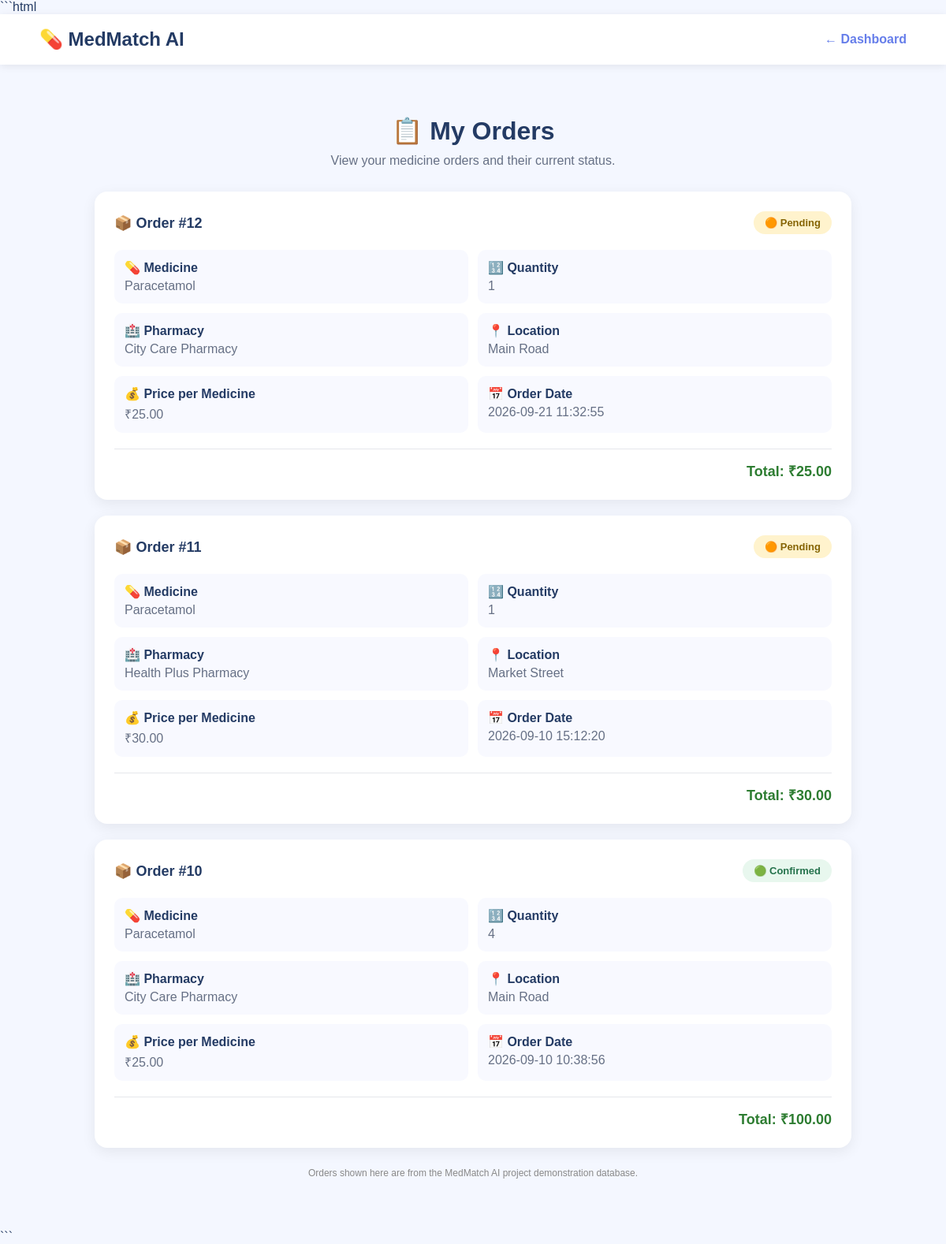
Page /orders (signed in) on the committed database.
### tables this page shows
CREATE TABLE orders (
            id INTEGER PRIMARY KEY AUTOINCREMENT,
            user_id INTEGER,
            pharmacy_id INTEGER,
            medicine_id INTEGER,
            quantity INTEGER NOT NULL,
            order_date TEXT,
            status TEXT DEFAULT 'Pending',
            FOREIGN KEY (user_id)
                REFERENCES users(id),
            FOREIGN KEY (pharmacy_id)
                REFERENCES pharmacies(id),
            FOREIGN KEY (medicine_id)
                REFERENCES medicines(id)
        );

CREATE TABLE medicines (
            id INTEGER PRIMARY KEY AUTOINCREMENT,
            name TEXT NOT NULL,
            category TEXT,
            purpose TEXT,
            price REAL
        );

CREATE TABLE pharmacies (
            id INTEGER PRIMARY KEY AUTOINCREMENT,
            name TEXT NOT NULL,
            location TEXT,
            phone TEXT
        );

CREATE TABLE stock (
            id INTEGER PRIMARY KEY AUTOINCREMENT,
            pharmacy_id INTEGER,
            medicine_id INTEGER,
            available INTEGER DEFAULT 0, price REAL DEFAULT 0,
            FOREIGN KEY (pharmacy_id) REFERENCES pharmacies(id),
            FOREIGN KEY (medicine_id) REFERENCES medicines(id)
        );

### app.py (the view)
@app.route("/orders")
def orders():
    user_id = session.get("user_id")
    if not user_id:
        return redirect(url_for("login"))
    connection = get_db_connection()
    cursor = connection.cursor()
    cursor.execute("""
        SELECT
            orders.id,
            medicines.name AS medicine,
            pharmacies.name AS pharmacy,
            pharmacies.location,
            orders.quantity,
            stock.price,
            orders.order_date,
            orders.status
        FROM orders

        JOIN medicines
            ON orders.medicine_id = medicines.id

        JOIN pharmacies
            ON orders.pharmacy_id = pharmacies.id

        LEFT JOIN stock
            ON stock.medicine_id = orders.medicine_id
            AND stock.pharmacy_id = orders.pharmacy_id

        WHERE orders.user_id = ?

        ORDER BY orders.id DESC
    """, (user_id,))
    orders_data = cursor.fetchall()
    connection.close()
    return render_template(
        "orders.html",
        orders=orders_data
    )

### database.py (called while the page is built)
def get_db_connection():
    connection = sqlite3.connect(DATABASE)
    connection.row_factory = sqlite3.Row
    return connection

### templates/orders.html (shortened to what this page needs)
<!DOCTYPE html>
<html lang="en">
<head>
</head>
<body>
    <nav>
        <div class="logo">
            💊 MedMatch AI
        </div>
        <a href="/dashboard" class="back">
            ← Dashboard
        </a>
    </nav>
    <div class="container">
        <div class="header">
            <h1>
                📋 My Orders
            </h1>
            <p>
                View your medicine orders and their current status.
            </p>
        </div>
        {% if orders %}
            {% for order in orders %}
            <div class="order-card">
                <div class="order-header">
                    <div class="order-id">
                        📦 Order #{{ order["id"] }}
                    </div>
                    {% if order["status"] == "Pending" %}
                        <div class="status pending">
                            🟠 Pending
                        </div>
                    {% elif order["status"] == "Confirmed" %}
                        <div class="status confirmed">
                            🟢 Confirmed
                        </div>
                    {% elif order["status"] == "Ready for Pickup" %}
                        <div class="status ready">
                            🔵 Ready for Pickup
                        </div>
                    {% elif order["status"] == "Completed" %}
                        <div class="status completed">
                            ✅ Completed
                        </div>
                    {% else %}
                        <div class="status">
                            {{ order["status"] }}
                        </div>
                    {% endif %}
                </div>
                <div class="details">
                    <div class="detail">
                        <strong>
                            💊 Medicine
                        </strong>
                        <span>
                            {{ order["medicine"] }}
                        </span>
                    </div>
                    <div class="detail">
                        <strong>
                            🔢 Quantity
                        </strong>
                        <span>
                            {{ order["quantity"] }}
                        </span>
                    </div>
                    <div class="detail">
                        <strong>
                            🏥 Pharmacy
                        </strong>
                        <span>
                            {{ order["pharmacy"] }}
                        </span>
                    </div>
                    <div class="detail">
                        <strong>
                            📍 Location
                        </strong>
                        <span>
                            {{ order["location"] }}
                        </span>
                    </div>
                    <div class="detail">
                        <strong>
                            💰 Price per Medicine
                        </strong>
                        <span>
                            ₹{{ "%.2f"|format(order["price"] or 0) }}
                        </span>
                    </div>
                    <div class="detail">
                        <strong>
                            📅 Order Date
                        </strong>
                        <span>
                            {{ order["order_date"] }}
                        </span>
                    </div>
                </div>
                <div class="total">
                    Total:
                    ₹{{ "%.2f"|format(
                        (order["price"] or 0) * order["quantity"]
                    ) }}
                </div>
            </div>
            {% endfor %}
        {% endif %}
        <p class="note">
            Orders shown here are from the MedMatch AI
            project demonstration database.
        </p>
    </div>
</body>
</html>

### templates/orders.html (style rules this page uses)
* { box-sizing: border-box; margin: 0; padding: 0; font-family: Arial, sans-serif; }
body { min-height: 100vh; background: #f4f7ff; color: #243b64; }
nav { background: white; padding: 18px 50px; display: flex; justify-content: space-between; align-items: center; box-shadow: 0 2px 10px rgba(0,0,0,0.08); }
.logo { font-size: 24px; font-weight: bold; }
.back { text-decoration: none; color: #667eea; font-weight: bold; }
.container { max-width: 1000px; margin: 45px auto; padding: 20px; }
.header { text-align: center; margin-bottom: 30px; }
.header h1 { margin-bottom: 10px; }
.header p { color: #667085; }
.order-card { background: white; padding: 25px; margin-bottom: 20px; border-radius: 16px; box-shadow: 0 5px 18px rgba(0,0,0,0.07); }
.order-header { display: flex; justify-content: space-between; align-items: center; margin-bottom: 20px; }
.order-id { font-size: 18px; font-weight: bold; }
.status { display: inline-block; padding: 7px 14px; border-radius: 20px; font-size: 13px; font-weight: bold; }
.pending { background: #fff3cd; color: #856404; }
.confirmed { background: #e8f7ee; color: #26734d; }
.details { display: grid; grid-template-columns: repeat(2, 1fr); gap: 12px; }
.detail { background: #f8f9ff; padding: 13px; border-radius: 10px; }
.detail strong { display: block; margin-bottom: 5px; color: #243b64; }
.detail span { color: #667085; }
.total { margin-top: 20px; padding-top: 15px; border-top: 1px solid #e5e7eb; text-align: right; font-size: 18px; font-weight: bold; color: #2e7d32; }
.note { margin-top: 25px; text-align: center; color: #888; font-size: 12px; }

### rows in the picture
orders: id "12", status "🟠 Pending", medicine "Paracetamol", quantity "1", pharmacy "City Care Pharmacy", location "Main Road", order_date "2026-09-21 11:32:55"
stock: price "25.00", price.quantity "25.00", price.quantity "100.00"
orders: id "11", status "🟠 Pending", medicine "Paracetamol", quantity "1", pharmacy "Health Plus Pharmacy", location "Market Street", order_date "2026-09-10 15:12:20"
stock: price "30.00", price.quantity "30.00"
orders: id "10", status "🟢 Confirmed", medicine "Paracetamol", quantity "4", pharmacy "City Care Pharmacy", location "Main Road", order_date "2026-09-10 10:38:56"
